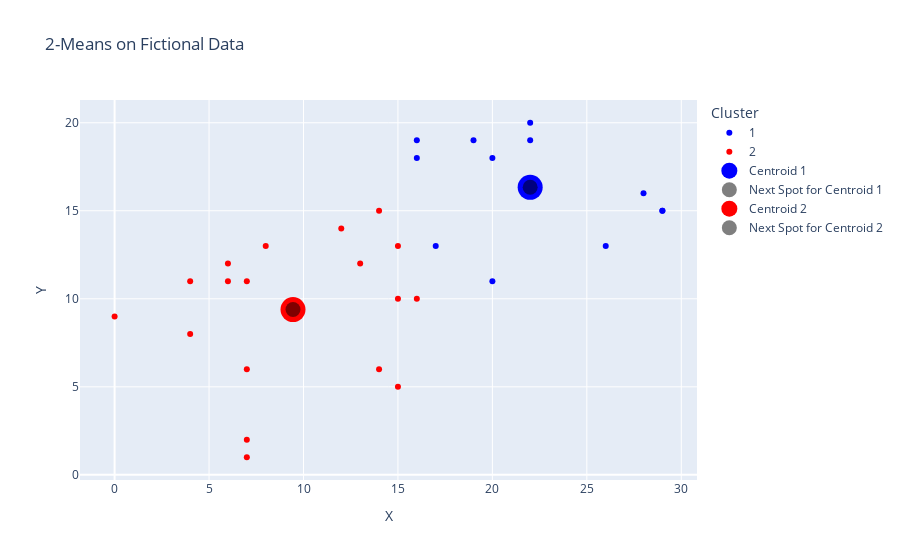

Write notebook code for a chart like this one.
### Code cell
data_cooked = pd.DataFrame(data_cooked)
data_cooked = data_cooked.rename(columns={0: 'X', 1: 'Y', 2:'Cluster'})
data_cooked["Cluster"] = data_cooked['Cluster'].astype(str)

color_map = {'1': 'blue', '2': 'red','3': 'green','4': 'brown','5': 'orange',}

fig_cooked = px.scatter(data_cooked, x='X', y='Y', color='Cluster', color_discrete_map=color_map, title=str(k)+"-Means on Fictional Data")
for c in centroids:
    num = str(c.cluster_number)
    color = color_map[num]
    fig_cooked.add_trace(go.Scatter(x=[c.x_old], y=[c.y_old], name="Centroid "+num, mode='markers', marker=dict(size=25, color=color)))
    fig_cooked.add_trace(go.Scatter(x=[c.x], y=[c.y], name="Next Spot for Centroid "+num, mode='markers', marker=dict(size=15, color='black', opacity=0.5)))


fig_cooked.show()

### Figure 1 — Plotly figure (JSON) as saved in the notebook; plotly's stock layout.template omitted (floating-point values rounded to 4 significant figures)
{"data": [{"hovertemplate": "Cluster=1<br>X=%{x}<br>Y=%{y}<extra></extra>", "legendgroup": "1", "marker": {"color": "blue", "symbol": "circle"}, "mode": "markers", "name": "1", "orientation": "v", "showlegend": true, "type": "scatter", "x": [17, 16, 29, 26, 28, 19, 20, 20, 22, 29, 16, 22], "xaxis": "x", "y": [13, 18, 15, 13, 16, 19, 18, 11, 20, 15, 19, 19], "yaxis": "y"}, {"hovertemplate": "Cluster=2<br>X=%{x}<br>Y=%{y}<extra></extra>", "legendgroup": "2", "marker": {"color": "red", "symbol": "circle"}, "mode": "markers", "name": "2", "orientation": "v", "showlegend": true, "type": "scatter", "x": [15, 15, 16, 12, 14, 4, 7, 15, 8, 4, 7, 14, 6, 0, 7, 7, 6, 13], "xaxis": "x", "y": [13, 10, 10, 14, 6, 8, 6, 5, 13, 11, 1, 15, 12, 9, 2, 11, 11, 12], "yaxis": "y"}, {"marker": {"color": "blue", "size": 25}, "mode": "markers", "name": "Centroid 1", "type": "scatter", "x": [22], "y": [16.33]}, {"marker": {"color": "black", "opacity": 0.5, "size": 15}, "mode": "markers", "name": "Next Spot for Centroid 1", "type": "scatter", "x": [22], "y": [16.33]}, {"marker": {"color": "red", "size": 25}, "mode": "markers", "name": "Centroid 2", "type": "scatter", "x": [9.444], "y": [9.389]}, {"marker": {"color": "black", "opacity": 0.5, "size": 15}, "mode": "markers", "name": "Next Spot for Centroid 2", "type": "scatter", "x": [9.444], "y": [9.389]}], "layout": {"legend": {"title": {"text": "Cluster"}, "tracegroupgap": 0}, "title": {"text": "2-Means on Fictional Data"}, "xaxis": {"anchor": "y", "domain": [0, 1], "title": {"text": "X"}}, "yaxis": {"anchor": "x", "domain": [0, 1], "title": {"text": "Y"}}}}
